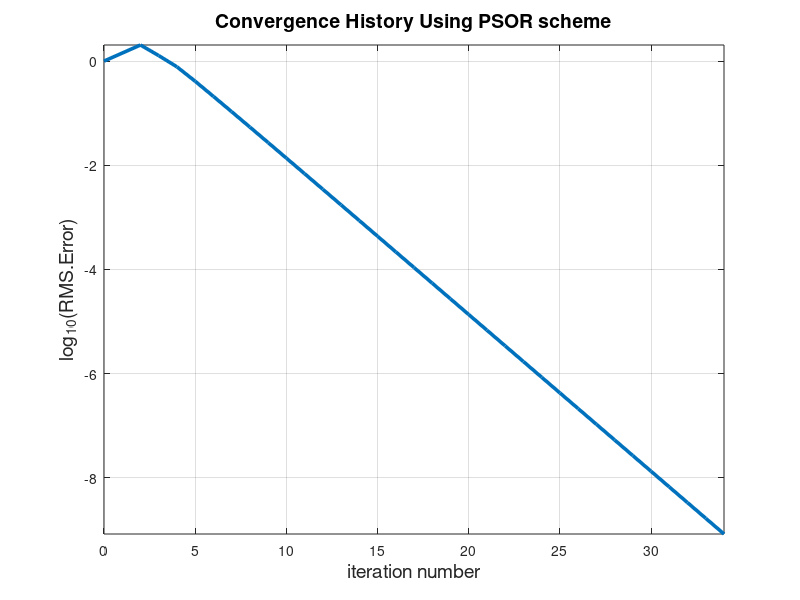
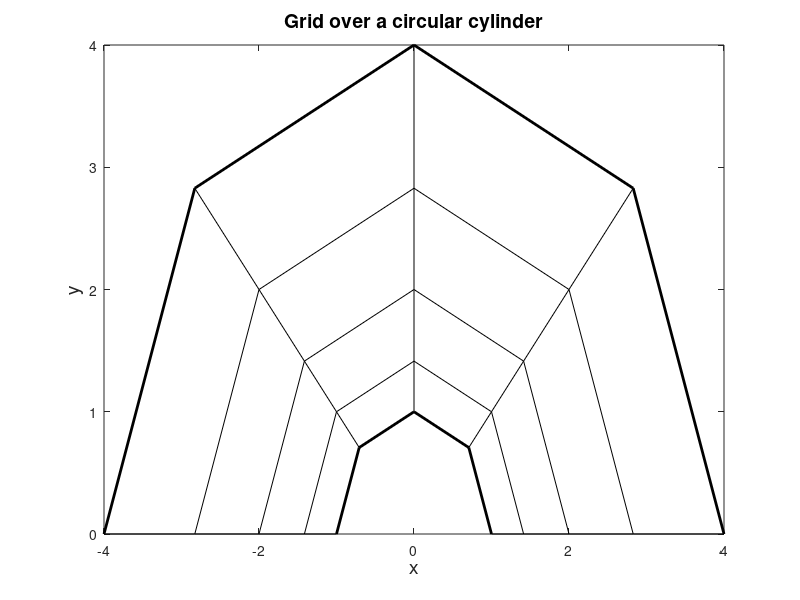
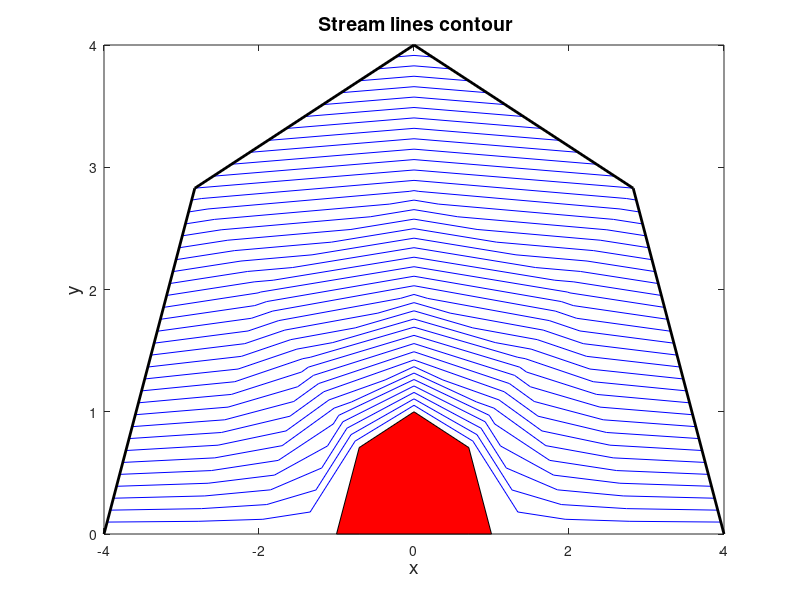
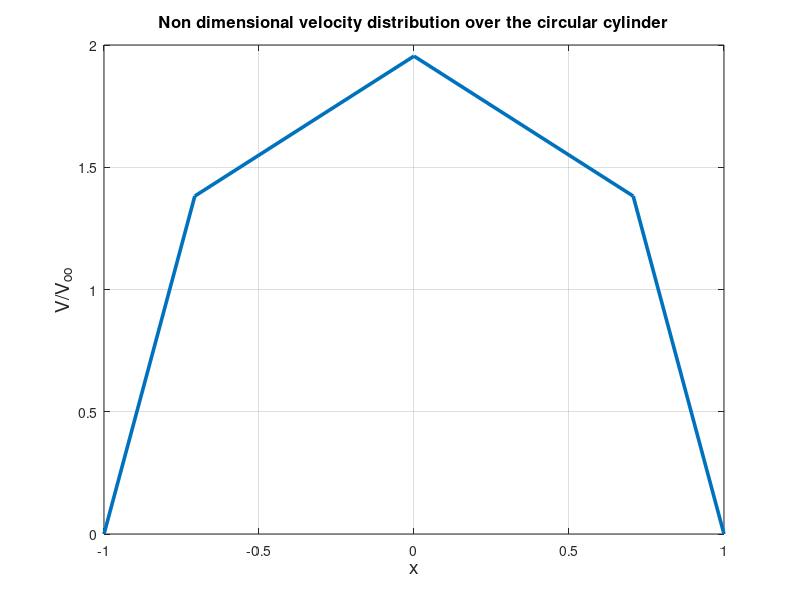

Source code (MATLAB) for these figures, in order:
%% Flow Over Clinder Using PSOR scheme

clc;clear all;close all;    
imax=5;jmax=5;
a     = 1;
R     = 4*a;
omega = 1;  
V_inf = 100 ;
% etta_1   = theta/pi
etta_2   = log(R/a)/pi;
dzeta    = 1/(imax-1);
deta     = etta_2/(jmax-1);
beta     = dzeta/deta;

% Inner circle generation 
for i = 1:imax
    j = 1;    
    zeta  = (i-1)/(imax-1); 
    eta   = (j-1)*etta_2/(jmax-1);
    x_c(i)= a*exp(pi*eta)*cos(pi*zeta);
    y_c(i)= a*exp(pi*eta)*sin(pi*zeta);
end

% Outer circle generation 
for i = 1:imax 
    j = jmax;
    zeta = (i-1)/(imax-1);
    eta  = (j-1)*etta_2/(jmax-1);
    x_o(i)= a*exp(pi*eta)*cos(pi*zeta);
    y_o(i)= a*exp(pi*eta)*sin(pi*zeta);
end

%Grid Generation :
for i=1:imax 
    for j = 1:jmax
      zeta   = (i-1)/(imax-1);
      eta    = (j-1)*etta_2/(jmax-1);
      x(i,j) = a*exp(pi*eta)*cos(pi*zeta);
      y(i,j) = a*exp(pi*eta)*sin(pi*zeta);
    end
end

for i=1:imax
    for j = 1:jmax
       xm(j,i) = x(i,j);
       ym(j,i) = y(i,j);
    end
end

% initial and boundary conditions

epsii=zeros(imax,jmax);

for i=1:imax
    for  j=1:jmax
        epsi=0;
        if i==imax && i==1
            epsi=0;
        end
        if j==1
            epsi=0;
        end
        if j==jmax
              zeta=(i-1)/(imax-1);
              etta=(etta_2*(j-1))/(jmax-1);
              r=a*exp(pi*etta);
              theta=pi*zeta;
              epsi=V_inf*r*sin(theta)*(1-(a^2/r^2));
        end
        epsii(i,j)=epsi;
    end 
end
% linear interpolations
for i=2:imax-1
    for j=2:jmax-1
        epsi=epsii(i,1)+(((j-1)/(jmax-1))*(epsii(i,jmax)-epsii(i,1)));
        epsii(i,j)=epsi;
    end
end
Epsi_initial=epsii;  adder=0;

% solving using PSOR scheme

n=1;   rms=1;
while rms>1e-9
   for i=1:imax;
      for j=1:jmax ;
        eps_new=epsii(i,j);
        epsi_ex=epsii(i,j);
          if i>1 && i<imax
                if j>1 && j<jmax
                     epsi_i_j=epsii(i,j);
                     epsi_ip1_j=epsii(i+1,j);
                     epsi_im1_j_np1=epsii_new(i-1,j);
                     epsi_i_jp1=epsii(i,j+1);
                     epsi_i_jm1_np1=epsii_new(i,j-1);
                     epsi_dash=(1/(2*(1+(beta^2))))*(epsi_ip1_j+epsi_im1_j_np1+((beta^2)*(epsi_i_jp1+ epsi_i_jm1_np1)));
                     eps_new=epsi_i_j+(omega*((epsi_dash)-epsi_i_j));
                 end
          end
       epsii_new(i,j)=eps_new;    epsiii_new    =eps_new;
       s1=(epsiii_new-epsi_ex)^2;   s2=adder+s1;     adder=s2;
      end
  end
   rms=(adder^(0.5))/((imax-1)*(jmax-1));   epsii=epsii_new;
   adder=0;  
   n=n+1  ; 
   log_rms=log10(rms);
   a_n(n)=n;a_log_rms(n)=log_rms;
end

% Convergence History
figure(1)
plot (a_n,a_log_rms)
xlabel('iteration number','fontsize',14);ylabel ('log_1_0(RMS.Error)','fontsize',14) ;
title('Convergence History Using PSOR scheme','fontsize',14)
grid
set(findall(gcf,'type','line'),'linewidth',2.6)
axis tight 

% Calculation  of u ,v ,V ,Cp
Epsi=epsii;
for i=1:imax
    for j=1:jmax
       zeta=(i-1)/(imax-1);
       eta=(j-1)*etta_2/(jmax-1);
        x_zeta=-pi*a*exp(pi*eta)*(sin(pi*zeta));
        y_zeta=pi*a*exp(pi*eta)*(cos(pi*zeta));
        x_eta=pi*a*exp(pi*eta)*(cos(pi*zeta));
        y_eta=pi*a*exp(pi*eta)*(sin(pi*zeta));
        Jac=x_zeta*y_eta-x_eta*y_zeta;
        zeta_x(i,j)=(y_eta)/Jac;
        zeta_y(i,j)=(-x_eta)/Jac;
        eta_x(i,j)=(-y_zeta)/Jac;
        eta_y(i,j)=(x_zeta)/Jac;
    end
end
 
%1) v   DISTRIBUTION    &     %2) cp  dISTRIBUTION
for j=1:jmax
    for i=1:imax
         if i==1
             depsi_dzeta=(-3*Epsi(i,j)+4*Epsi(i+1,j)-Epsi(i+2,j))/2/dzeta;
           elseif (i>1)&&(i<imax)
             depsi_dzeta=(Epsi(i+1,j)-Epsi(i-1,j))/2/dzeta;
           elseif  i==imax
           depsi_dzeta=(Epsi(i-2,j)-4*Epsi(i-1,j)+3*Epsi(i,j))/2/dzeta;
         end
        if j==1
           depsi_deta=(-3*Epsi(i,j)+4*Epsi(i,j+1)-Epsi(i,j+2))/2/deta;
        elseif (j>1)&&(j<jmax)
            depsi_deta=(Epsi(i,j+1)-Epsi(i,j-1))/2/deta;
        elseif  j==jmax
           depsi_deta=(Epsi(i,j-2)-4*Epsi(i,j-1)+3*Epsi(i,j))/2/deta;
        end
        
        u(i,j)=depsi_dzeta*zeta_y(i,j)+depsi_deta*eta_y(i,j);
        v(i,j)=-(depsi_dzeta*zeta_x(i,j)+depsi_deta*eta_x(i,j));  
        V(i,j)=(u(i,j)^2+v(i,j)^2)^0.5;       % THE VELOCIT
        Cp(i,j)=1-(V(i,j)/V_inf)^2;          % CP DISTRIBTUION
    end
end

%*************  RESULTS ************************

%  coordinates
 figure(2)
 plot(x,y,'k')
 hold on
 plot(xm,ym,'k'); hold on
 plot(x_o,y_o,'k','linewidth',2);hold on
 plot(x_c,y_c,'k','linewidth',2) ; xlabel('x','fontsize',14);ylabel ('y','fontsize',14) ;
 title('Grid over a circular cylinder','fontsize',14)
 axis tight
% Initial stream lines
% figure(3)
% contour(x,y,Epsi_initial,25)
% hold on
% plot(x_c,y_c); hold on
% plot(x_o,y_o) ; xlabel('x','fontsize',18);ylabel ('y','fontsize',18) ; title(' INITIAL STREAM LINES DISTRIBUTIONS','fontsize',18)
%  stream lines
figure(4)
contour(x,y,Epsi,40,'b')
hold on
area(x_c,y_c,'FaceColor','r');hold on
plot(x_o,y_o,'k','linewidth',2) ; xlabel('x','fontsize',14);ylabel ('y','fontsize',14) ; 
title(' Stream lines contour','fontsize',14)

% Non dimension velocity distribution and velocity contour
for i=1:imax  ;  Vel(i)=V(i,1)/V_inf;  end

figure(5)
plot(x_c,Vel); xlabel('x','fontsize',14);ylabel ('V/V_o_o','fontsize',14) ; 
title('Non dimensional velocity distribution over the circular cylinder','fontsize',12)
grid
set(findall(gcf,'type','line'),'linewidth',2.6)

figure(6)
contourf(x,y ,V,40)
hold on
plot(x_o,y_o);hold on
plot(x_c,y_c) ; xlabel('x','fontsize',14);ylabel ('y','fontsize',14) ; 
title('Velocity contour','fontsize',14)
colormap(jet)
colorbar

% Cp distribution and pressure contour
for i=1:imax ;  cpp(i)=Cp(i,1);  end  
figure(7)
plot(x_c,cpp); xlabel('x','fontsize',14);ylabel ('C_p','fontsize',14) ; 
title('Pressure distribution over the circular cylinder')
grid
set(findall(gcf,'type','line'),'linewidth',2.6)

figure(8)
contourf(x,y ,Cp,20)
hold on
plot(x_c,y_c);hold on
plot(x_o,y_o);
xlabel('x','fontsize',14);ylabel ('y','fontsize',14) ;
title('Pressure coefficient contour','fontsize',14)
colormap(jet)
colorbar
